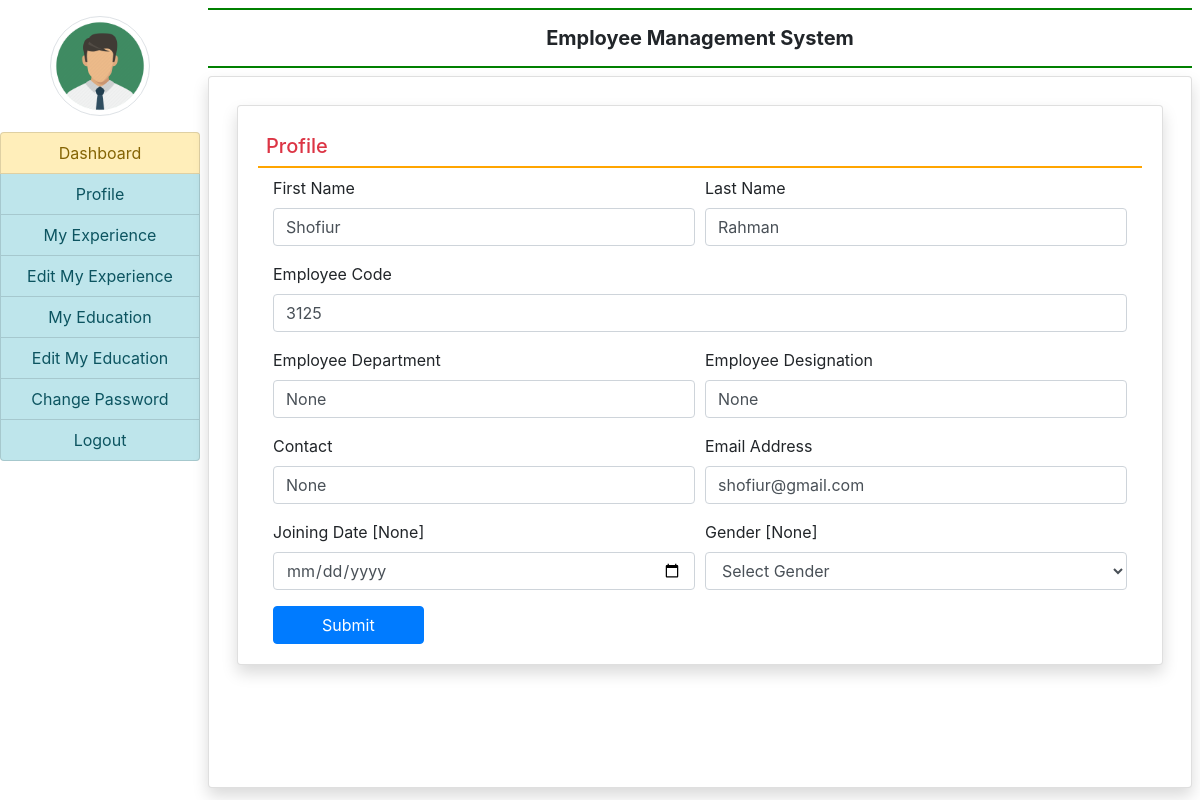
The page /profile/ (signed in) on the database its author committed.
### Employee/models.py (models this page shows, shortened)
class EmployeeDetail(models.Model):
    user = models.ForeignKey(User, on_delete=models.CASCADE)
    empcode = models.CharField(max_length=50)
    empdept = models.CharField(max_length=100, null=True)
    designation = models.CharField(max_length=100, null=True)
    contact = models.CharField(max_length=15, null=True)
    gender = models.CharField(max_length=50, null=True)
    joiningdate = models.DateField(null=True)

### Employee/views.py (the view, shortened to what this page needs)
# urls.py: path('profile/', views.profile, name='profile'),
def profile(request):
    if not request.user.is_authenticated:
        return redirect('emp_login')
    error = ""
    user = request.user
    employee = EmployeeDetail.objects.get(user=user)
    return render(request, 'profile.html', locals())

### Employee/templates/profile.html (shortened to what this page needs)
{% extends 'emp_base.html' %}
{% block main %}
<div class="card shadow m-2">
    <div class="card-body">
        <h5 class="p-2 text-danger" style="border-bottom: 2px solid orange;">Profile</h5>
        <div class="container-fluid">
            <form action="" method="post" name="signup" onsubmit="return checkpassword();">
                <div class="form-row">
                    <div class="col-sm-6">
                        <div class="form-group">
                            <label for="id_firstname">First Name</label>
                            <input type="text" name="firstname" id="id_firstname" class="form-control" placeholder="First name ..." pattern="[A-Z a-z]+" value="{{employee.user.first_name}}">
                        </div>
                    </div>
                    <div class="col-sm-6">
                        <div class="form-group">
                            <label for="id_lastname">Last Name</label>
                            <input type="text" name="lastname" id="id_lastname" class="form-control" placeholder="Surename ..." pattern="[A-Z a-z]+" value="{{employee.user.last_name}}">
                        </div>
                    </div>
                    <div class="col-sm-12">
                        <div class="form-group">
                            <label for="id_empcode">Employee Code</label>
                            <input type="text" name="empcode" id="id_empcode" class="form-control" placeholder="Your employee code ..." pattern="[0-9]+" value="{{employee.empcode}}">
                        </div>
                    </div>
                    <div class="col-sm-6">
                        <div class="form-group">
                            <label for="id_dept">Employee Department</label>
                            <input type="text" name="department" id="id_dept" class="form-control" placeholder="Department ..." value="{{employee.empdept}}">
                        </div>
                    </div>
                    <div class="col-sm-6">
                        <div class="form-group">
                            <label for="id_designation">Employee Designation</label>
                            <input type="text" name="designation" id="id_designation" class="form-control" placeholder="Designation ..." value="{{employee.designation}}">
                        </div>
                    </div>
                    <div class="col-sm-6">
                        <div class="form-group">
                            <label for="id_contact">Contact</label>
                            <input type="text" name="contact" id="id_contact" class="form-control" placeholder="Contact number ..." value="{{employee.contact}}">
                        </div>
                    </div>
                    <div class="col-sm-6">
                        <div class="form-group">
                            <label for="id_email">Email Address</label>
                            <input type="email" name="email" id="id_email" class="form-control" placeholder="Email address ..." value="{{employee.user.email}}">
                        </div>
                    </div>
                    <div class="col-sm-6">
                        <div class="form-group">
                            <label for="id_jdate">Joining Date [{{employee.joiningdate}}]</label>
                            <input type="date" name="jdate" id="id_jdate" class="form-control">
                        </div>
                    </div>
                    <div class="col-sm-6">
                        <div class="form-group">
                            <label for="id_gender">Gender [{{employee.gender}}]</label>
                            <select name="gender" id="id_gender" class="form-control">
                                <option value="None">Select Gender</option>
                            </select>
                        </div>
                    </div>
                </div>
                <input type="submit" value="Submit" class="btn btn-primary px-5">
            </form>
        </div>
    </div>
</div>
{% endblock main %}

### rows shown on the page
EmployeeDetail: firstname "Shofiur", lastname "Rahman", empcode "3125", department "None", designation "None", contact "None", email "shofiur@gmail.com", joiningdate "None", gender "None"
